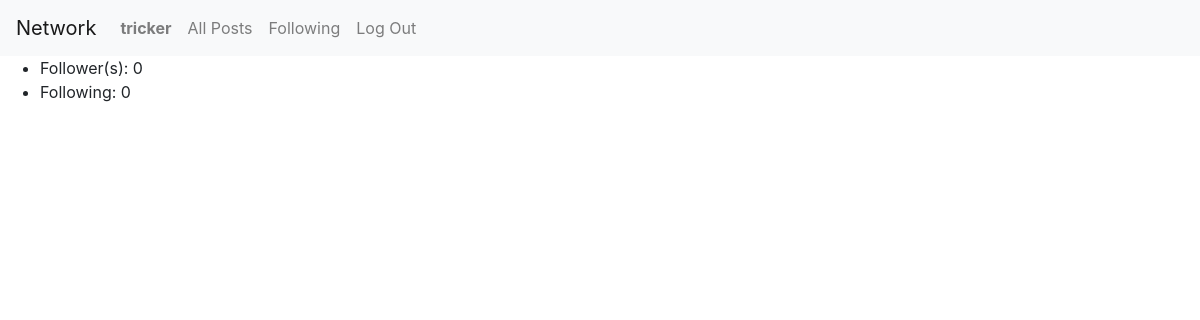
The page /profile/4 (signed in) on the database as committed earlier.
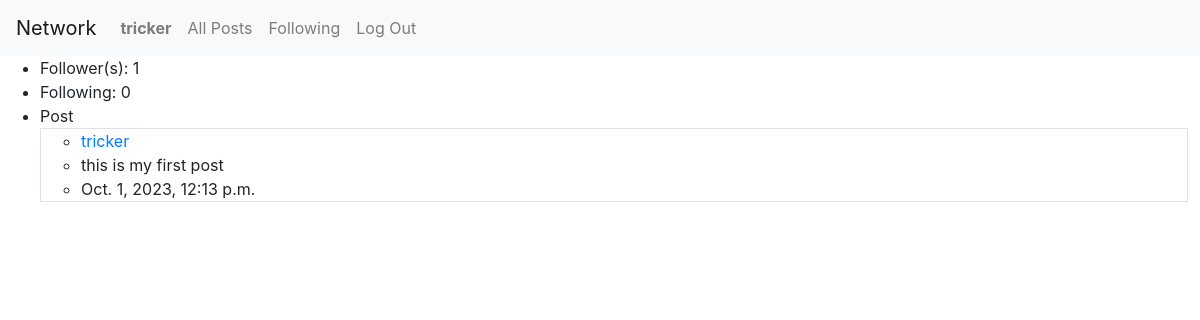
The same page on the database as committed later.
### network/models.py (models this page shows, shortened)
class Post(models.Model):
    username = models.ForeignKey(User, on_delete=models.CASCADE, related_name="username_post")
    content = models.CharField(max_length=500)
    date = models.DateTimeField(auto_now_add=True)

class User(AbstractUser):
    pass

### network/views.py (the view)
# urls.py: path("profile/<int:user_id>", views.profile, name="profile"),
def profile(request, user_id):
    user = User.objects.get(pk=user_id)
    num_followers = Follow.objects.filter(user_being_followed=user).count()
    num_following = Follow.objects.filter(follower=user).count()
    following = Follow.objects.filter(follower=request.user)   # get those follows which the curent user is following
    posts = Post.objects.filter(username=user)
    followable = False
    if not following.filter(user_being_followed=user).exists():    # check if the profile's user exist in those follows
        followable = True
    return render(request, "network/profile.html", {
        "user": user,
        "num_followers": num_followers,
        "num_following": num_following,
        "following": following,
        "posts": posts,
        "followable": followable
    })

### network/templates/network/profile.html (shortened to what this page needs)
{% extends "network/layout.html" %}
{% block body %}
<div>
    <ul>
        <li>Follower(s): {{ num_followers }}</li>
        <li>Following: {{ num_following }}</li>
        {% for post in posts %}
        <li>Post</li>
        <ul class="border">
            <li>
                <a href="{% url 'profile' user.id %}">{{ post.username }}</a>
            </li>
            <li>{{ post.content }}</li>
            <li>{{ post.date }}</li>
        </ul><br>
        {% endfor %}
    </ul>
</div>
{% endblock %}

Rows that differ between the two databases and show on the page:
added Post: username "tricker", content "this is my first post", date "Oct. 1, 2023, 12:13 p.m."
Other text that changed with them:
{{ num_followers }}: "0" → "1"
